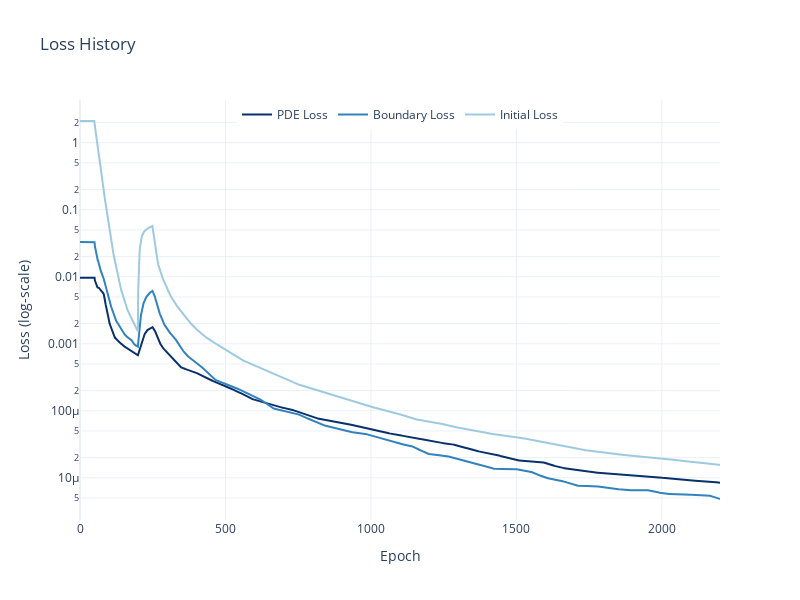

The cell this chart's notebook holds for it:
### Code cell
with_vanilla = trainer.closure.get_state()
plot_loss(with_vanilla, smooth=True, smooth_window=50)

vanilla_l2 = compare_with_mc(model, params, n_prices=200,
                             n_simulations=10_000, dtype=dtype, device=device, seed=42)['l2_rel_error']
print("L2 Error: ", vanilla_l2*100)

### Figure 1 — Plotly figure (JSON) as saved in the notebook; plotly's stock layout.template omitted (floating-point values rounded to 4 significant figures; data arrays with more than 128 entries replaced by an {"elided": "..."} marker saying what was removed)
{"data": [{"line": {"color": "#08306B"}, "mode": "lines", "name": "PDE Loss", "type": "scatter", "x": {"elided": "2201 int values"}, "y": {"elided": "2201 float values"}}, {"line": {"color": "#3182BD"}, "mode": "lines", "name": "Boundary Loss", "type": "scatter", "x": {"elided": "2201 int values"}, "y": {"elided": "2201 float values"}}, {"line": {"color": "#9ECAE1"}, "mode": "lines", "name": "Initial Loss", "type": "scatter", "x": {"elided": "2201 int values"}, "y": {"elided": "2201 float values"}}], "layout": {"height": 600, "legend": {"orientation": "h", "x": 0.5, "xanchor": "center", "y": 1, "yanchor": "top"}, "title": {"text": "Loss History"}, "width": 800, "xaxis": {"title": {"text": "Epoch"}}, "yaxis": {"title": {"text": "Loss (log‑scale)"}, "type": "log"}}}
